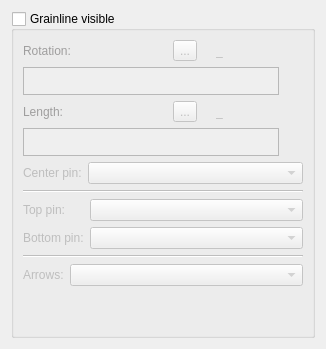
     <widget class="QWidget" name="tabGrainline">
      <attribute name="title">
       <string>Grainline</string>
      </attribute>
      <layout class="QVBoxLayout" name="verticalLayout_13">
       <item>
        <widget class="QGroupBox" name="groupBoxGrainline">
         <property name="title">
          <string>Grainline visible</string>
         </property>
         <property name="checkable">
          <bool>true</bool>
         </property>
         <property name="checked">
          <bool>false</bool>
         </property>
         <layout class="QVBoxLayout" name="verticalLayout_10">
          <item>
           <layout class="QHBoxLayout" name="horizontalLayout_11">
            <item alignment="Qt::AlignLeft">
             <widget class="QLabel" name="labelEditRot">
              <property name="sizePolicy">
               <sizepolicy hsizetype="Fixed" vsizetype="Preferred">
                <horstretch>0</horstretch>
                <verstretch>0</verstretch>
               </sizepolicy>
              </property>
              <property name="palette">
               <palette>
                <active>
                 <colorrole role="WindowText">
                  <brush brushstyle="SolidPattern">
                   <color alpha="255">
                    <red>255</red>
                    <green>0</green>
                    <blue>0</blue>
                   </color>
                  </brush>
                 </colorrole>
                </active>
                <inactive>
                 <colorrole role="WindowText">
                  <brush brushstyle="SolidPattern">
                   <color alpha="255">
                    <red>255</red>
                    <green>0</green>
                    <blue>0</blue>
                   </color>
                  </brush>
                 </colorrole>
                </inactive>
                <disabled>
                 <colorrole role="WindowText">
                  <brush brushstyle="SolidPattern">
                   <color alpha="255">
                    <red>159</red>
                    <green>158</green>
                    <blue>158</blue>
                   </color>
                  </brush>
                 </colorrole>
                </disabled>
               </palette>
              </property>
              <property name="text">
               <string>Rotation:</string>
              </property>
             </widget>
            </item>
            <item>
             <spacer name="horizontalSpacer_4">
              <property name="orientation">
               <enum>Qt::Horizontal</enum>
              </property>
              <property name="sizeHint" stdset="0">
               <size>
                <width>40</width>
                <height>20</height>
               </size>
              </property>
             </spacer>
            </item>
            <item alignment="Qt::AlignRight">
             <widget class="QToolButton" name="pushButtonRot">
              <property name="toolTip">
               <string>Formula wizard</string>
              </property>
              <property name="text">
               <string notr="true">...</string>
              </property>
              <property name="icon">
               <iconset resource="../../../vmisc/share/resources/icon.qrc">
                <normaloff>:/icon/24x24/fx.png</normaloff>:/icon/24x24/fx.png</iconset>
              </property>
              <property name="iconSize">
               <size>
                <width>24</width>
                <height>24</height>
               </size>
              </property>
             </widget>
            </item>
            <item alignment="Qt::AlignRight">
             <widget class="QLabel" name="labelEqual">
              <property name="text">
               <string/>
              </property>
              <property name="pixmap">
               <pixmap resource="../../../vmisc/share/resources/icon.qrc">:/icon/24x24/equal.png</pixmap>
              </property>
             </widget>
            </item>
            <item alignment="Qt::AlignRight">
             <widget class="QLabel" name="labelRot">
              <property name="sizePolicy">
               <sizepolicy hsizetype="Fixed" vsizetype="Preferred">
                <horstretch>0</horstretch>
                <verstretch>0</verstretch>
               </sizepolicy>
              </property>
              <property name="minimumSize">
               <size>
                <width>87</width>
                <height>0</height>
               </size>
              </property>
              <property name="baseSize">
               <size>
                <width>0</width>
                <height>0</height>
               </size>
              </property>
              <property name="toolTip">
               <string>Value</string>
              </property>
              <property name="text">
               <string notr="true">_</string>
              </property>
             </widget>
            </item>
           </layout>
          </item>
          <item>
           <layout class="QHBoxLayout" name="horizontalLayout_12">
            <item>
             <widget class="QPlainTextEdit" name="lineEditRotFormula">
              <property name="sizePolicy">
               <sizepolicy hsizetype="Expanding" vsizetype="Preferred">
                <horstretch>0</horstretch>
                <verstretch>0</verstretch>
               </sizepolicy>
              </property>
              <property name="maximumSize">
               <size>
                <width>16777215</width>
                <height>28</height>
               </size>
              </property>
              <property name="toolTip">
               <string>Calculation</string>
              </property>
              <property name="tabChangesFocus">
               <bool>true</bool>
              </property>
              <property name="plainText">
               <string notr="true"/>
              </property>
             </widget>
            </item>
            <item>
             <widget class="QPushButton" name="pushButtonShowRot">
              <property name="maximumSize">
               <size>
                <width>18</width>
                <height>18</height>
               </size>
              </property>
              <property name="sizeIncrement">
               <size>
                <width>0</width>
                <height>0</height>
               </size>
              </property>
              <property name="toolTip">
               <string>&lt;html&gt;&lt;head/&gt;&lt;body&gt;&lt;p&gt;Show full calculation in message box&lt;/p&gt;&lt;/body&gt;&lt;/html&gt;</string>
              </property>
              <property name="text">
               <string notr="true"/>
              </property>
              <property name="icon">
               <iconset theme="go-down">
                <normaloff>.</normaloff>.</iconset>
              </property>
              <property name="iconSize">
               <size>
                <width>16</width>
                <height>16</height>
               </size>
              </property>
              <property name="flat">
               <bool>true</bool>
              </property>
             </widget>
            </item>
           </layout>
          </item>
          <item>
           <layout class="QHBoxLayout" name="horizontalLayout_13">
            <item alignment="Qt::AlignLeft">
             <widget class="QLabel" name="labelEditLen">
              <property name="sizePolicy">
               <sizepolicy hsizetype="Fixed" vsizetype="Preferred">
                <horstretch>0</horstretch>
                <verstretch>0</verstretch>
               </sizepolicy>
              </property>
              <property name="palette">
               <palette>
                <active>
                 <colorrole role="WindowText">
                  <brush brushstyle="SolidPattern">
                   <color alpha="255">
                    <red>255</red>
                    <green>0</green>
                    <blue>0</blue>
                   </color>
                  </brush>
                 </colorrole>
                </active>
                <inactive>
                 <colorrole role="WindowText">
                  <brush brushstyle="SolidPattern">
                   <color alpha="255">
                    <red>255</red>
                    <green>0</green>
                    <blue>0</blue>
                   </color>
                  </brush>
                 </colorrole>
                </inactive>
                <disabled>
                 <colorrole role="WindowText">
                  <brush brushstyle="SolidPattern">
                   <color alpha="255">
                    <red>159</red>
                    <green>158</green>
                    <blue>158</blue>
                   </color>
                  </brush>
                 </colorrole>
                </disabled>
               </palette>
              </property>
              <property name="text">
               <string>Length:</string>
              </property>
             </widget>
            </item>
            <item>
             <spacer name="horizontalSpacer_5">
              <property name="orientation">
               <enum>Qt::Horizontal</enum>
              </property>
              <property name="sizeHint" stdset="0">
               <size>
                <width>40</width>
                <height>20</height>
               </size>
              </property>
             </spacer>
            </item>
            <item alignment="Qt::AlignRight">
             <widget class="QToolButton" name="pushButtonLen">
              <property name="toolTip">
               <string>Formula wizard</string>
              </property>
              <property name="text">
               <string notr="true">...</string>
              </property>
              <property name="icon">
               <iconset resource="../../../vmisc/share/resources/icon.qrc">
                <normaloff>:/icon/24x24/fx.png</normaloff>:/icon/24x24/fx.png</iconset>
              </property>
              <property name="iconSize">
               <size>
                <width>24</width>
                <height>24</height>
               </size>
              </property>
             </widget>
            </item>
            <item alignment="Qt::AlignRight">
             <widget class="QLabel" name="labelEqual_2">
              <property name="text">
               <string/>
              </property>
              <property name="pixmap">
               <pixmap resource="../../../vmisc/share/resources/icon.qrc">:/icon/24x24/equal.png</pixmap>
              </property>
             </widget>
            </item>
            <item alignment="Qt::AlignRight">
             <widget class="QLabel" name="labelLen">
              <property name="sizePolicy">
               <sizepolicy hsizetype="Fixed" vsizetype="Preferred">
                <horstretch>0</horstretch>
                <verstretch>0</verstretch>
               </sizepolicy>
              </property>
              <property name="minimumSize">
               <size>
                <width>87</width>
                <height>0</height>
               </size>
              </property>
              <property name="baseSize">
               <size>
                <width>0</width>
                <height>0</height>
               </size>
              </property>
              <property name="toolTip">
               <string>Value</string>
              </property>
              <property name="text">
               <string notr="true">_</string>
              </property>
             </widget>
            </item>
           </layout>
          </item>
          <item>
           <layout class="QHBoxLayout" name="horizontalLayout_14">
            <item>
             <widget class="QPlainTextEdit" name="lineEditLenFormula">
              <property name="sizePolicy">
               <sizepolicy hsizetype="Expanding" vsizetype="Preferred">
                <horstretch>0</horstretch>
                <verstretch>0</verstretch>
               </sizepolicy>
              </property>
              <property name="maximumSize">
               <size>
                <width>16777215</width>
                <height>28</height>
               </size>
              </property>
              <property name="toolTip">
               <string>Calculation</string>
              </property>
              <property name="tabChangesFocus">
               <bool>true</bool>
              </property>
              <property name="plainText">
               <string notr="true"/>
              </property>
             </widget>
            </item>
            <item>
             <widget class="QPushButton" name="pushButtonShowLen">
              <property name="maximumSize">
               <size>
                <width>18</width>
                <height>18</height>
               </size>
              </property>
              <property name="sizeIncrement">
               <size>
                <width>0</width>
                <height>0</height>
               </size>
              </property>
              <property name="toolTip">
               <string>&lt;html&gt;&lt;head/&gt;&lt;body&gt;&lt;p&gt;Show full calculation in message box&lt;/p&gt;&lt;/body&gt;&lt;/html&gt;</string>
              </property>
              <property name="text">
               <string notr="true"/>
              </property>
              <property name="icon">
               <iconset theme="go-down">
                <normaloff>.</normaloff>.</iconset>
              </property>
              <property name="iconSize">
               <size>
                <width>16</width>
                <height>16</height>
               </size>
              </property>
              <property name="flat">
               <bool>true</bool>
              </property>
             </widget>
            </item>
           </layout>
          </item>
          <item>
           <layout class="QFormLayout" name="formLayout_8">
            <item row="0" column="0">
             <widget class="QLabel" name="labelCenter">
              <property name="text">
               <string>Center pin:</string>
              </property>
             </widget>
            </item>
            <item row="0" column="1">
             <widget class="QComboBox" name="comboBoxGrainlineCenterPin"/>
            </item>
           </layout>
          </item>
          <item>
           <widget class="Line" name="line">
            <property name="orientation">
             <enum>Qt::Horizontal</enum>
            </property>
           </widget>
          </item>
          <item>
           <layout class="QFormLayout" name="formLayout_7">
            <item row="0" column="0">
             <widget class="QLabel" name="labelGrainlineTopPin">
              <property name="text">
               <string>Top pin:</string>
              </property>
             </widget>
            </item>
            <item row="0" column="1">
             <widget class="QComboBox" name="comboBoxGrainlineTopPin"/>
            </item>
            <item row="1" column="0">
             <widget class="QLabel" name="labelGrainlineBottomPin">
              <property name="text">
               <string>Bottom pin:</string>
              </property>
             </widget>
            </item>
            <item row="1" column="1">
             <widget class="QComboBox" name="comboBoxGrainlineBottomPin"/>
            </item>
           </layout>
          </item>
          <item>
           <widget class="Line" name="line_2">
            <property name="orientation">
             <enum>Qt::Horizontal</enum>
            </property>
           </widget>
          </item>
          <item>
           <layout class="QFormLayout" name="formLayout">
            <item row="0" column="0">
             <widget class="QLabel" name="labelEditLen_2">
              <property name="sizePolicy">
               <sizepolicy hsizetype="Fixed" vsizetype="Preferred">
                <horstretch>0</horstretch>
                <verstretch>0</verstretch>
               </sizepolicy>
              </property>
              <property name="text">
               <string>Arrows:</string>
              </property>
             </widget>
            </item>
            <item row="0" column="1">
             <widget class="QComboBox" name="comboBoxArrow"/>
            </item>
           </layout>
          </item>
          <item>
           <spacer name="verticalSpacer_2">
            <property name="orientation">
             <enum>Qt::Vertical</enum>
            </property>
            <property name="sizeHint" stdset="0">
             <size>
              <width>20</width>
              <height>40</height>
             </size>
            </property>
           </spacer>
          </item>
         </layout>
        </widget>
       </item>
      </layout>
     </widget>
